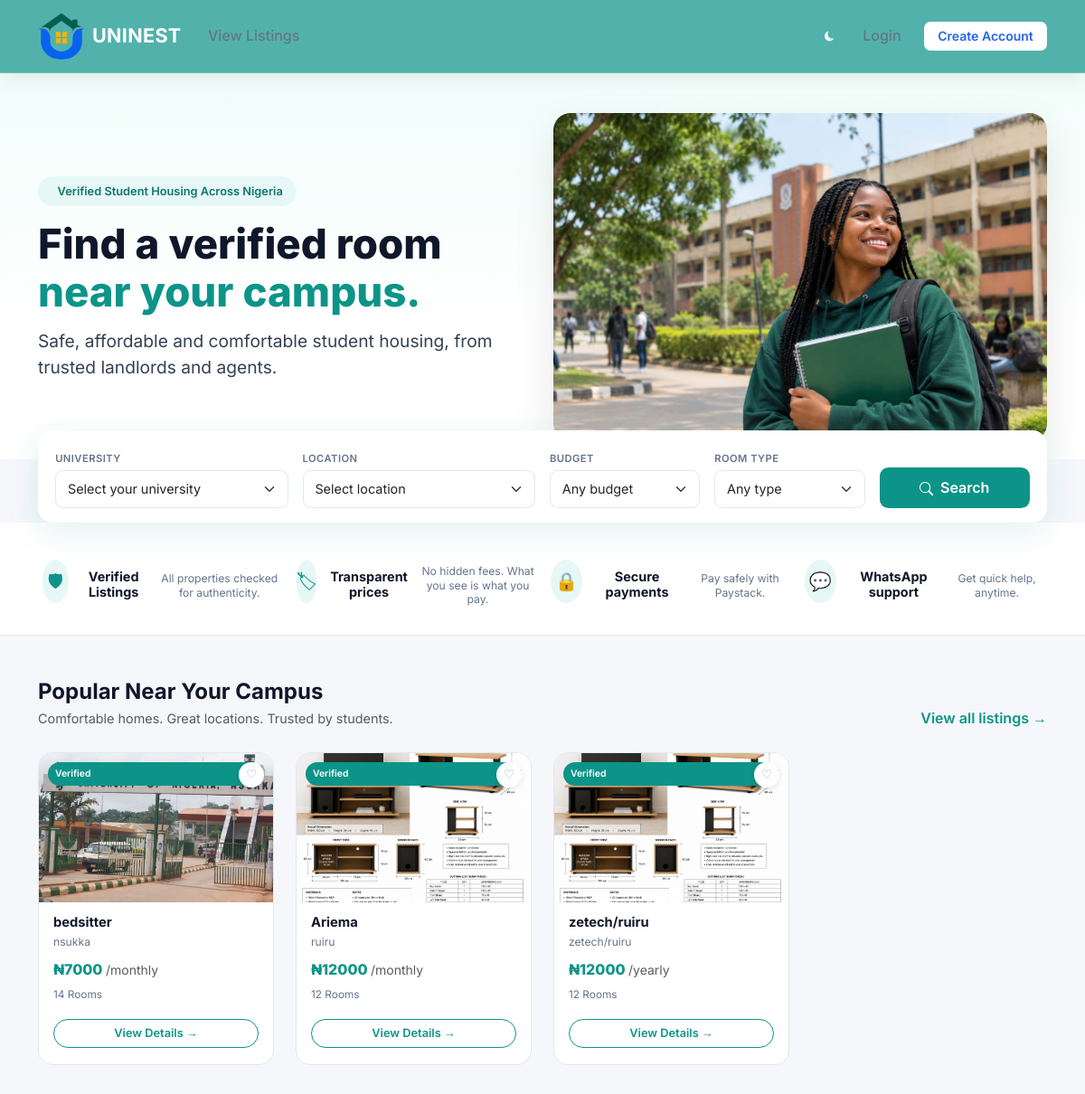
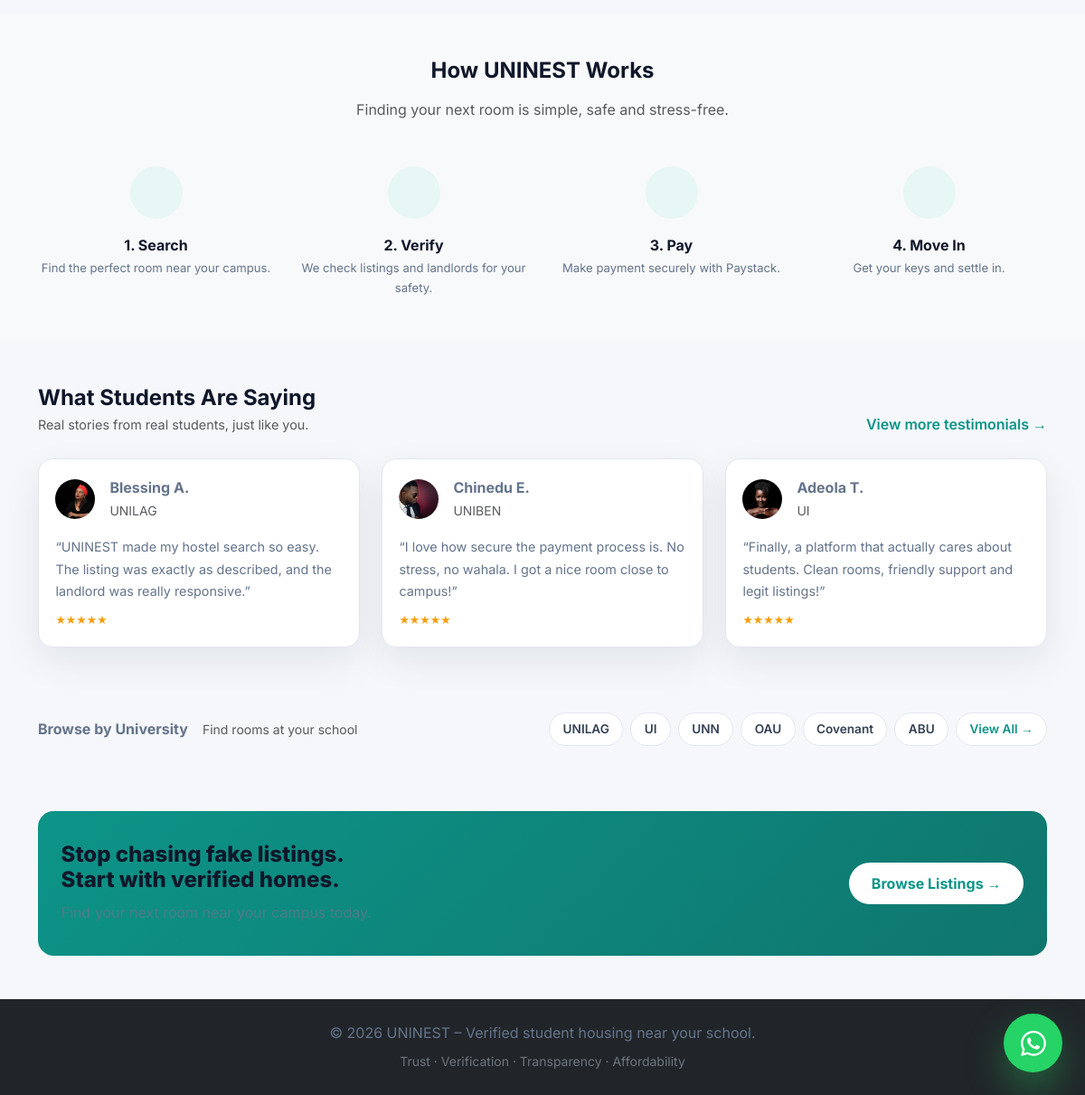
The page / on the database its author committed (2 pictures, top to bottom).
### Uninest/models.py (models this page shows, shortened)
class Listing(models.Model):
    RENT_BASIS = [
        ("monthly", "Monthly"),
        ("yearly", "Yearly"),
    ]
    STATUS = [
        ("draft", "Draft"),
        ("pending", "Pending Review"),
        ("live", "Live"),
        ("archived", "Archived"),
    ]
    owner = models.ForeignKey(User, on_delete=models.CASCADE, related_name="listings")
    title = models.CharField(max_length=200, blank=True)
    general_location = models.CharField(max_length=200, help_text="Area / neighborhood (public)")
    school_name = models.CharField(max_length=200, blank=True)
    description = models.TextField(blank=True)
    rent_basis = models.CharField(max_length=10, choices=RENT_BASIS, default="yearly")
    rent_amount = models.DecimalField(max_digits=12, decimal_places=2)
    agent_fee = models.DecimalField(max_digits=12, decimal_places=2, default=0)
    subsequent_rent = models.DecimalField(max_digits=12, decimal_places=2, null=True, blank=True)
    max_tenants = models.PositiveIntegerField(default=1)
    number_of_rooms = models.PositiveIntegerField(default=1)
    full_address = models.CharField(max_length=300)
    landlord_name = models.CharField(max_length=150)
    landlord_phone = models.CharField(max_length=20)
    agent_phone = models.CharField(max_length=20, blank=True)
    status = models.CharField(max_length=20, choices=STATUS, default="pending")
    is_verified_agent = models.BooleanField(default=False)
    is_featured = models.BooleanField(
        default=False,
        help_text="Staff-curated: shows in Featured Listings on the landing page.",
    )
    created_at = models.DateTimeField(auto_now_add=True)
    updated_at = models.DateTimeField(auto_now=True)
    class Meta:
        ordering = ["-created_at"]
    @property
    def primary_image(self):
        media = self.media.filter(media_type="photo").first()
        return media.file.url if media else None

class ListingMedia(models.Model):
    MEDIA_TYPES = [
        ("photo", "Photo"),
        ("video", "Video"),
    ]
    listing = models.ForeignKey(Listing, on_delete=models.CASCADE, related_name="media")
    file = models.FileField(upload_to="listings/")
    media_type = models.CharField(max_length=10, choices=MEDIA_TYPES, default="photo")
    uploaded_at = models.DateTimeField(auto_now_add=True)

### Uninest/views.py (the view)
# urls.py: path("", views.landing, name="landing"),
def landing(request):
    top_agents = (
        User.objects
        .filter(role__in=["agent", "student_agent"], is_verified=True)
        .annotate(listing_count=Count("listings", filter=Q(listings__status="live")))
        .filter(listing_count__gt=0)
        .order_by("-listing_count")[:3]
    )
    featured_listings = (
        Listing.objects
        .filter(status="live", is_featured=True)
        .order_by("-updated_at")[:6]
    )
    return render(request, "uninest/landing.html", {
        "top_agents": top_agents,
        "available_schools": get_available_schools(),
        "featured_listings": featured_listings,
    })

### templates/uninest/landing.html (shortened to what this page needs)
{% extends "base.html" %}
{% load static %}
{% block content %}
<section class="hero">
  <div class="container">
    <div class="row align-items-center g-4">
      <div class="col-lg-6">
        <div class="hero-badge">
           Verified Student Housing Across Nigeria
        </div>
        <h1>
          Find a verified room <br>
          <span>near your campus.</span>
        </h1>
        <p class="hero-sub mb-0">
          Safe, affordable and comfortable student housing, from trusted landlords and agents.
        </p>
      </div>
      <div class="col-lg-6">
        <img src="/media/images/landport.jpeg"
             class="hero-img" alt="Happy student smiling">
      </div>
    </div>
  </div>
</section>
<section class="container">
  <div class="search-bar">
    <form action="{% url 'search' %}" method="get" class="row g-2 g-md-3 align-items-end">
      <div class="col-6 col-md-3">
        <label class="form-label">University</label>
        <select name="school_name" class="form-select">
          <option value="">Select your university</option>
        </select>
      </div>
      <div class="col-6 col-md-3">
        <label class="form-label">Location</label>
        <select name="location" class="form-select">
          <option value="">Select location</option>
        </select>
      </div>
      <div class="col-6 col-md-2">
        <label class="form-label">Budget</label>
        <select name="budget" class="form-select">
          <option value="">Any budget</option>
        </select>
      </div>
      <div class="col-6 col-md-2">
        <label class="form-label">Room type</label>
        <select name="rooms" class="form-select">
          <option value="">Any type</option>
        </select>
      </div>
      <div class="col-12 col-md-2">
        <button type="submit" class="btn btn-search w-100">
          <svg xmlns="http://www.w3.org/2000/svg" width="15" height="15" fill="currentColor" class="me-1" viewBox="0 0 16 16">
            <path d="M11.742 10.344a6.5 6.5 0 1 0-1.397 1.398h-.001q.044.06.098.115l3.85 3.85a1 1 0 0 0 1.415-1.414l-3.85-3.85a1 1 0 0 0-.115-.1zM12 6.5a5.5 5.5 0 1 1-11 0 5.5 5.5 0 0 1 11 0"/>
          </svg>
          Search
        </button>
      </div>
    </form>
  </div>
</section>
<section class="trust-strip">
  <div class="container">
    <div class="row g-2">
      <div class="col-6 col-md-3">
        <div class="trust-item">
          <div class="trust-icon">🛡</div>
          <h6>Verified Listings</h6>
          <p>All properties checked for authenticity.</p>
        </div>
      </div>
      <div class="col-6 col-md-3">
        <div class="trust-item">
          <div class="trust-icon">🏷</div>
          <h6>Transparent prices</h6>
          <p>No hidden fees. What you see is what you pay.</p>
        </div>
      </div>
      <div class="col-6 col-md-3">
        <div class="trust-item">
          <div class="trust-icon">🔒</div>
          <h6>Secure payments</h6>
          <p>Pay safely with Paystack.</p>
        </div>
      </div>
      <div class="col-6 col-md-3">
        <div class="trust-item">
          <div class="trust-icon">💬</div>
          <h6>WhatsApp support</h6>
          <p>Get quick help, anytime.</p>
        </div>
      </div>
    </div>
  </div>
</section>
<section class="py-4 py-md-5">
  <div class="container">
    <div class="d-flex flex-wrap justify-content-between align-items-end gap-2 mb-4">
      <div>
        <h2 class="fw-bold mb-1" style="font-size:1.5rem;">Popular Near Your Campus</h2>
        <p class="text-muted mb-0" style="font-size:.9rem;">Comfortable homes. Great locations. Trusted by students.</p>
      </div>
      <a href="{% url 'search' %}" class="fw-semibold text-decoration-none" style="color:var(--un-primary);">
        View all listings →
      </a>
    </div>
    <div class="row g-3 g-md-4">
      {% if featured_listings %}
        {% for listing in featured_listings|slice:":4" %}
        <div class="col-6 col-lg-3">
          <div class="listing-card position-relative">
            {% if listing.primary_image %}
            <img src="{{ listing.primary_image }}" alt="{{ listing.title|default:listing.general_location }}">
            {% else %}
            <img src="https://images.unsplash.com/photo-1560448204-e02f11c3d0e2?w=600&q=80" alt="Listing">
            {% endif %}
            <span class="badge-verified">Verified</span>
            <div class="heart">♡</div>
            <div class="card-body">
              <h5>{{ listing.title|default:listing.general_location|truncatechars:28 }}</h5>
              <div class="loc"> {{ listing.general_location|default:"Near campus" }}</div>
              <div class="price mb-1">
                ₦{{ listing.rent_amount|floatformat:0 }}
                <small class="text-muted fw-normal">/{{ listing.get_rent_basis_display|default:"year"|lower }}</small>
              </div>
              <div class="meta mb-3">
                 {{ listing.number_of_rooms|default:"1" }} Room{{ listing.number_of_rooms|pluralize }}
              </div>
              <a href="{% url 'listing_detail' listing.pk %}" class="btn btn-details w-100">View Details →</a>
            </div>
          </div>
        </div>
        {% endfor %}
      {% endif %}
    </div>
  </div>
</section>
<section class="py-4 py-md-5 bg-light" id="how-it-works">
  <div class="container">
    <div class="text-center mb-4 mb-md-5">
      <h2 class="fw-bold" style="font-size:1.5rem;">How UNINEST Works</h2>
      <p class="text-muted mb-0">Finding your next room is simple, safe and stress-free.</p>
    </div>
    <div class="row g-4 text-center">
      <div class="col-6 col-md-3">
        <div class="how-step">
          <div class="how-icon"></div>
          <h6>1. Search</h6>
          <p>Find the perfect room near your campus.</p>
        </div>
      </div>
      <div class="col-6 col-md-3">
        <div class="how-step">
          <div class="how-icon"></div>
          <h6>2. Verify</h6>
          <p>We check listings and landlords for your safety.</p>
        </div>
      </div>
      <div class="col-6 col-md-3">
        <div class="how-step">
          <div class="how-icon"></div>
          <h6>3. Pay</h6>
          <p>Make payment securely with Paystack.</p>
        </div>
      </div>
      <div class="col-6 col-md-3">
        <div class="how-step">
          <div class="how-icon"></div>
          <h6>4. Move In</h6>
          <p>Get your keys and settle in.</p>
        </div>
      </div>
    </div>
  </div>
</section>
<section class="py-4 py-md-5">
  <div class="container">
    <div class="d-flex flex-wrap justify-content-between align-items-end gap-2 mb-4">
      <div>
        <h2 class="fw-bold mb-1" style="font-size:1.5rem;">What Students Are Saying</h2>
        <p class="text-muted mb-0" style="font-size:.9rem;">Real stories from real students, just like you.</p>
      </div>
      <a href="#" class="fw-semibold text-decoration-none" style="color:var(--un-primary);">
        View more testimonials →
      </a>
    </div>
    <div class="row g-3 g-md-4">
      <div class="col-md-4">
        <div class="testimonial-card">
          <div class="d-flex align-items-center gap-3 mb-3">
            <img src="/media/images/pic1.jpg" alt="Blessing">
            <div>
              <div class="fw-bold">Blessing A.</div>
              <div class="small text-muted">UNILAG</div>
            </div>
          </div>
          <p class="mb-2" style="font-size:.9rem;">“UNINEST made my hostel search so easy. The listing was exactly as described, and the landlord was really responsive.”</p>
          <div class="stars">★★★★★</div>
        </div>
      </div>
      <div class="col-md-4">
        <div class="testimonial-card">
          <div class="d-flex align-items-center gap-3 mb-3">
            <img src="/media/images/pic2.jpg" alt="Chinedu">
            <div>
              <div class="fw-bold">Chinedu E.</div>
              <div class="small text-muted">UNIBEN</div>
            </div>
          </div>
          <p class="mb-2" style="font-size:.9rem;">“I love how secure the payment process is. No stress, no wahala. I got a nice room close to campus!”</p>
          <div class="stars">★★★★★</div>
        </div>
      </div>
      <div class="col-md-4">
        <div class="testimonial-card">
          <div class="d-flex align-items-center gap-3 mb-3">
            <img src="/media/images/pic3.jpg" alt="Adeola">
            <div>
              <div class="fw-bold">Adeola T.</div>
              <div class="small text-muted">UI</div>
            </div>
          </div>
          <p class="mb-2" style="font-size:.9rem;">“Finally, a platform that actually cares about students. Clean rooms, friendly support and legit listings!”</p>
          <div class="stars">★★★★★</div>
        </div>
      </div>
    </div>
  </div>
</section>
<section class="py-3 py-md-4">
  <div class="container">
    <div class="d-flex flex-wrap align-items-center gap-2 gap-md-3">
      <span class="fw-bold">Browse by University</span>
      <span class="text-muted small d-none d-sm-inline">Find rooms at your school</span>
      <div class="d-flex flex-wrap gap-2 ms-md-auto">
        <a href="{% url 'search' %}?school_name=University+of+Lagos" class="uni-pill">UNILAG</a>
        <a href="{% url 'search' %}?school_name=University+of+Ibadan" class="uni-pill">UI</a>
        <a href="{% url 'search' %}?school_name=University+of+Nigeria+Nsukka" class="uni-pill">UNN</a>
        <a href="{% url 'search' %}?school_name=Obafemi+Awolowo+University" class="uni-pill">OAU</a>
        <a href="{% url 'search' %}?school_name=Covenant+University" class="uni-pill">Covenant</a>
        <a href="{% url 'search' %}?school_name=Ahmadu+Bello+University" class="uni-pill">ABU</a>
        <a href="{% url 'search' %}" class="uni-pill" style="color:var(--un-primary);">View All →</a>
      </div>
    </div>
  </div>
</section>
<section class="py-4 py-md-5">
  <div class="container">
    <div class="cta-band">
      <div class="row align-items-center g-3">
        <div class="col-md-8 text-center text-md-start">
          <h2 class="mb-2">Stop chasing fake listings.<br>Start with verified homes.</h2>
          <p class="mb-0 opacity-75">Find your next room near your campus today.</p>
        </div>
        <div class="col-md-4 text-center text-md-end">
          <a href="{% url 'search' %}" class="btn btn-cta-light">Browse Listings →</a>
        </div>
      </div>
    </div>
  </div>
</section>
{% endblock %}

### rows shown on the page
Listing: primary_image (picture), title "bedsitter", general_location "nsukka", rent_amount "7000", rent_basis "monthly", number_of_rooms "14"
Listing: primary_image (picture), title "Ariema", general_location "ruiru", rent_amount "12000", rent_basis "monthly", number_of_rooms "12"
Listing: primary_image (picture), title "zetech/ruiru", general_location "zetech/ruiru", rent_amount "12000", rent_basis "yearly", number_of_rooms "12"
